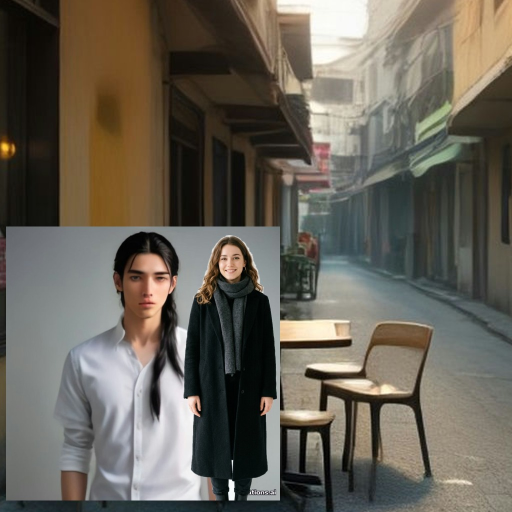
#> input picture Neo-Brutalism Locket/android/app/src/androidTest/assets/add_me/air_01_1.jpg, 1024 x 1024 px (shown at 1/2 size); its folder holds only this picture in this run
$ python -i preprocess.py   (imports and definitions only)   (older library calls are emulated)
#> lines starting #> are read from the running program, lines starting #| are printed output that depends on the picture; after the words box and inside, x2 and y2 are one past the last pixel; in counts of white or black regions, pixels touching at a corner belong together
#> further down, picture is the input picture: PIL image 1024x1024 RGB; mean R, G, B 102.8, 97.6, 87.3
from __future__ import annotations

import hashlib
import io
from dataclasses import dataclass

import numpy as np
from PIL import Image, ImageOps

from .config import WEIGHTS_DIR


# [11 lines left out: functions load_oriented, center_square, not called in this run]


def seed_from_bytes(data: bytes) -> int:
    return int.from_bytes(hashlib.sha256(data).digest()[:4], "little")


def mean_luma(image: Image.Image) -> float:
    gray = np.asarray(image.convert("L"), dtype=np.float32) / 255.0
    return float(gray.mean())


def sky_fraction(image: Image.Image) -> float:
    """Share of the top third that looks like open sky: bright, smooth, blue or near-white."""
    import cv2

    rgb = np.asarray(image.convert("RGB").resize((192, 192), Image.BOX), np.float32) / 255.0
    top = rgb[:64]
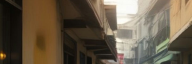
#> top: shape (64, 192, 3) float32; mean R, G, B 0.406, 0.356, 0.283
    gray = top.mean(axis=2)
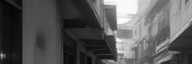
#> gray: shape (64, 192) float32; min 0.0261, max 0.984, mean 0.349
    texture = np.abs(cv2.Laplacian(gray, cv2.CV_32F, ksize=3))
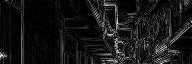
#> texture: shape (64, 192) float32; min 0, max 1.81, mean 0.154; drawn with min black and max white
    texture = cv2.GaussianBlur(texture, (0, 0), 2.0)
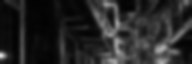
#> texture: shape (64, 192) float32; min 0.0111, max 0.88, mean 0.153
    r, g, b = top[..., 0], top[..., 1], top[..., 2]
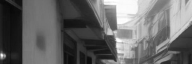
#> r: shape (64, 192) float32; min 0.0314, max 1, mean 0.406
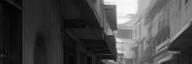
#> b: shape (64, 192) float32; min 0.0118, max 0.98, mean 0.283
    bluish = (b > r + 0.04) & (b >= g - 0.02)
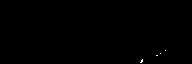
#> bluish: shape (64, 192) bool; 0.09% white in thin lines or dots, all inside (x1, y1, x2, y2) = (140, 50, 166, 63)
    whitish = (top.max(axis=2) - top.min(axis=2) < 0.08) & (gray > 0.75) & (b > r + 0.01)
#> whitish: shape (64, 192) bool; every value is 0
    sky = (gray > 0.35) & (texture < 0.04) & (bluish | whitish)
    return float(sky.mean())


@dataclass
class Face:
    x: int
    y: int
    w: int
    h: int
    score: float


_detector = None


# [57 lines left out: functions _iou, detect_faces, _detect_short_range, make_lineart, not called in this run]


def make_depth(registry, image: Image.Image) -> Image.Image:
    depth = registry.depth()(image)["depth"]
    return depth.convert("RGB").resize(image.size, Image.LANCZOS)

>>> from PIL import Image
>>> picture = Image.open('../../android/app/src/androidTest/assets/add_me/air_01_1.jpg')
>>> result = sky_fraction(picture)
#> result = 0

$ run again, on Neo-Brutalism Locket/android/app/src/androidTest/assets/add_me/air_01_2.jpg
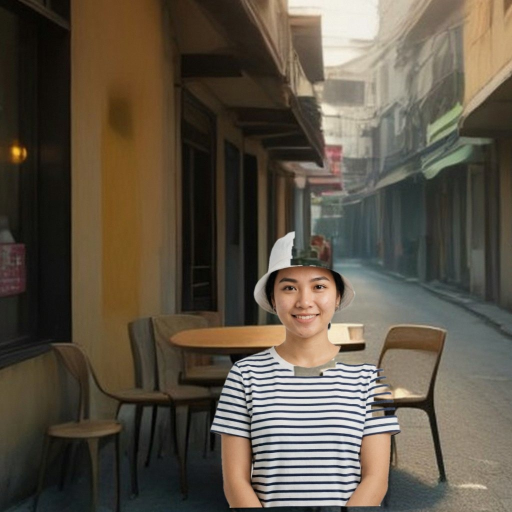
#> input picture Neo-Brutalism Locket/android/app/src/androidTest/assets/add_me/air_01_2.jpg, 1024 x 1024 px (shown at 1/2 size)
#> picture is the input picture: PIL image 1024x1024 RGB; mean R, G, B 93.2, 84, 70.1
#> in sky_fraction, `r, g, b = top[..., 0], top[..., 1], top[..., 2]`:
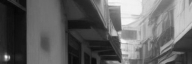
#> r: shape (64, 192) float32; min 0.0235, max 0.965, mean 0.387
#> in sky_fraction, `r, g, b = top[..., 0], top[..., 1], top[..., 2]`:
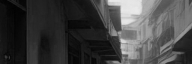
#> b: shape (64, 192) float32; min 0.00392, max 0.914, mean 0.26
#> bluish: shape (64, 192) bool; 0.02% white in thin lines or dots, all inside (x1, y1, x2, y2) = (146, 56, 162, 63)
#> whitish: shape (64, 192) bool; every value is 0
#> result = 0
